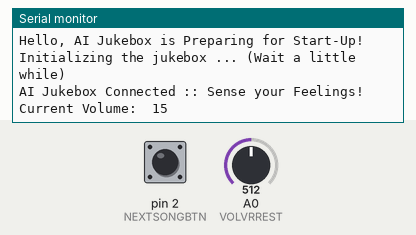
This sketch was run on a simulated Arduino Uno, built with avr-gcc and run on an emulated ATmega328P. Parts: the last lines printed to the serial monitor. Inputs (shaded band) come from the test bench; at power-on: A0 (VOLVRREST) = 512, pin 2 (NEXTSONGBTN) HIGH. Random numbers use the default seed unless the sketch sets one; the audio player accepts every command and is not drawn.

Above: at 1.7 s.
1.8 s: A0 (VOLVRREST) set to 716
At 3.0 s:
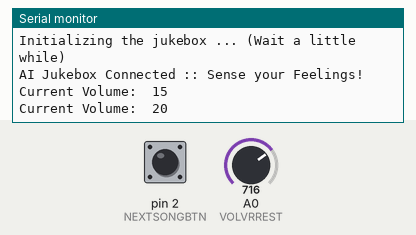
3.3 s: A0 (VOLVRREST) set to 900
At 3.8 s:
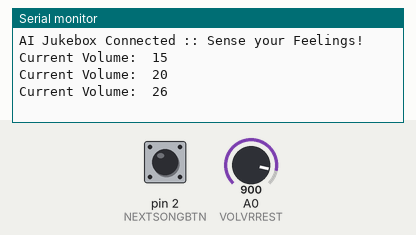

The sketch:

MP3Module_Final.ino
```cpp
#include "Arduino.h"
#include "SoftwareSerial.h"
#include "DFRobotDFPlayerMini.h"

/****핀 번호 정의*****/
#define NEXTSONGBTN 2   //다음곡 버튼 핀 번호
#define VOLVRREST   A0   //볼륨조절 가변저항 핀번호(아날로그)

SoftwareSerial mySoftwareSerial(10,11); // RX, TX
DFRobotDFPlayerMini myDFPlayer;
void printDetail(uint8_t type, int value);    //디버그용; DFPLYAER 상태 표시(시리얼)
int feelingState; //(1: Happy, 2: Sad, 3: Normal, 4: Gloomy, 5: Angry)
volatile static uint8_t modifiedValue;
int previous_modifiedValue = -1;


void setup() {
  // Button Pin Settings--
  pinMode(NEXTSONGBTN, INPUT_PULLUP);

  //--MP3 Module Settings--
  mySoftwareSerial.begin(9600);
  Serial.begin(115200);

  Serial.println();
  Serial.println(F("Hello, AI Jukebox is Preparing for Start-Up!"));
  Serial.println(F("Initializing the jukebox ... (Wait a little while)"));

  if (!myDFPlayer.begin(mySoftwareSerial)) {  //Use softwareSerial to communicate with mp3.
    Serial.println(F("LOST CONNECTION - Please Try Again!"));
    while(true) {
      delay(0);
    }
  }
  Serial.println(F("AI Jukebox Connected :: Sense your Feelings!"));

  randomSeed(analogRead(0));
}


void loop() {
  int sensorValue;
  sensorValue = analogRead(VOLVRREST);
  modifiedValue = int(30*sensorValue/1023);

  //--볼륨조절 (가변저항#2)--
  if (previous_modifiedValue != modifiedValue) {
    Serial.print("Current Volume:");
    Serial.print("  ");
    Serial.println(modifiedValue);
    myDFPlayer.volume(modifiedValue);
    previous_modifiedValue = modifiedValue;
  }

  //--다음곡 (버튼#2)--
  if(digitalRead(NEXTSONGBTN)==HIGH){
    if(feelingState == 1) {
      myDFPlayer.playFolder(1,random(1,50)); //'기쁨폴더(01)'에서 50개 노래 중 랜덤재생
    }
    else if(feelingState == 2) {
      myDFPlayer.playFolder(2,random(1,30)); //'슬픔폴더(02)'에서 30개 노래 중 랜덤재생
    }
    else if(feelingState == 3) {
      myDFPlayer.playFolder(3,random(1,30)); //'평상폴더(03)'에서 30개 노래 중 랜덤재생
    }
    else if(feelingState == 4) {
      myDFPlayer.playFolder(4,random(1,30)); //'우울폴더(04)'에서 30개 노래 중 랜덤재생
    }
    else {
      myDFPlayer.playFolder(5,random(1,30)); //'화남폴더(05)'에서 30개 노래 중 랜덤재생
    }
  }

}


void printDetail(uint8_t type, int value){
  switch (type) {
    case TimeOut:
      Serial.println(F("Time Out!"));
      break;
    case WrongStack:
      Serial.println(F("Stack Wrong!"));
      break;
    case DFPlayerCardInserted:
      Serial.println(F("Card Inserted!"));
      break;
    case DFPlayerCardRemoved:
      Serial.println(F("Card Removed!"));
      break;
    case DFPlayerCardOnline:
      Serial.println(F("Card Online!"));
      break;
    case DFPlayerPlayFinished:
      Serial.print(F("Number:"));
      Serial.print(value);
      Serial.println(F(" Play Finished!"));
      break;
    case DFPlayerError:
      Serial.print(F("DFPlayerError:"));
      switch (value) {
        case Busy:
          Serial.println(F("Card not found"));
          break;
        case Sleeping:
          Serial.println(F("Sleeping"));
          break;
        case SerialWrongStack:
          Serial.println(F("Get Wrong Stack"));
          break;
        case CheckSumNotMatch:
          Serial.println(F("Check Sum Not Match"));
          break;
        case FileIndexOut:
          Serial.println(F("File Index Out of Bound"));
          break;
        case FileMismatch:
          Serial.println(F("Cannot Find File"));
          break;
        case Advertise:
          Serial.println(F("In Advertise"));
          break;
        default:
          break;
      }
      break;
    default:
      break;
  }
}
```

Measured:
- after the input at 1.8 s, the serial monitor: prints a new line at once (image 1)
- after the input at 3.3 s, the serial monitor: prints a new line at once (image 2)
